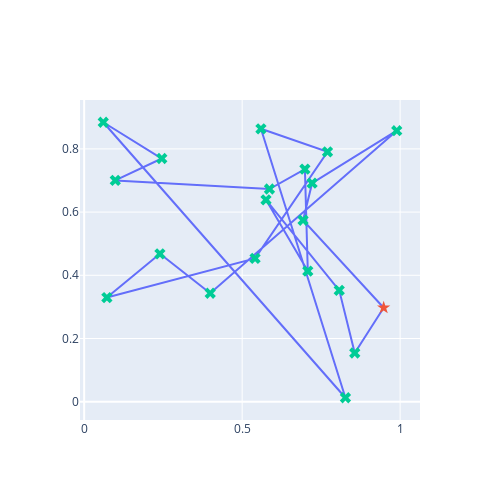

This figure's notebook cell:
### Markdown cell above
#### Test the function

### Code cell
rg = Generator(PCG64(42069)) # set your own unique seed number
n_cities = 20
cities = simulate_cities(rg, n_cities)
print(cities)
path = [0,1,2,3,4,5,6,7,8,9,10,11,12,13,14,15,16,17,18,19,0]
print(path)
rg = Generator(PCG64(42070))
path = randomly_generate_new_city_seq(rg, path)
print(path)
draw_salesman(path, cities)

### Figure 1 — Plotly figure (JSON) as saved in the notebook; plotly's stock layout.template omitted (floating-point values rounded to 4 significant figures)
{"data": [{"mode": "lines", "type": "scatter", "x": [0.9479, 0.6927, 0.7213, 0.9893, 0.3989, 0.2397, 0.0718, 0.5409, 0.7702, 0.5594, 0.8268, 0.06036, 0.2457, 0.09845, 0.5865, 0.6986, 0.7077, 0.5755, 0.8073, 0.8564, 0.9479], "y": [0.2974, 0.5742, 0.6914, 0.8575, 0.3432, 0.4679, 0.3295, 0.4535, 0.7906, 0.8635, 0.0125, 0.8843, 0.7695, 0.7003, 0.6731, 0.7357, 0.4134, 0.6389, 0.3523, 0.1541, 0.2974]}, {"marker": {"size": 10, "symbol": "star"}, "mode": "markers", "text": "0", "type": "scatter", "x": [0.9479], "y": [0.2974]}, {"marker": {"size": 10, "symbol": "x"}, "mode": "markers", "text": ["10", "3", "11", "8", "18", "1", "4", "7", "2", "13", "19", "15", "16", "14", "6", "17", "9", "5", "12"], "type": "scatter", "x": [0.6927, 0.7213, 0.9893, 0.3989, 0.2397, 0.0718, 0.5409, 0.7702, 0.5594, 0.8268, 0.06036, 0.2457, 0.09845, 0.5865, 0.6986, 0.7077, 0.5755, 0.8073, 0.8564], "y": [0.5742, 0.6914, 0.8575, 0.3432, 0.4679, 0.3295, 0.4535, 0.7906, 0.8635, 0.0125, 0.8843, 0.7695, 0.7003, 0.6731, 0.7357, 0.4134, 0.6389, 0.3523, 0.1541]}], "layout": {"height": 500, "showlegend": false, "width": 500, "xaxis": {"autorange": true, "range": [-0.01323, 1.063], "type": "linear"}, "yaxis": {"autorange": true, "range": [-0.05791, 0.9547], "type": "linear"}}}
